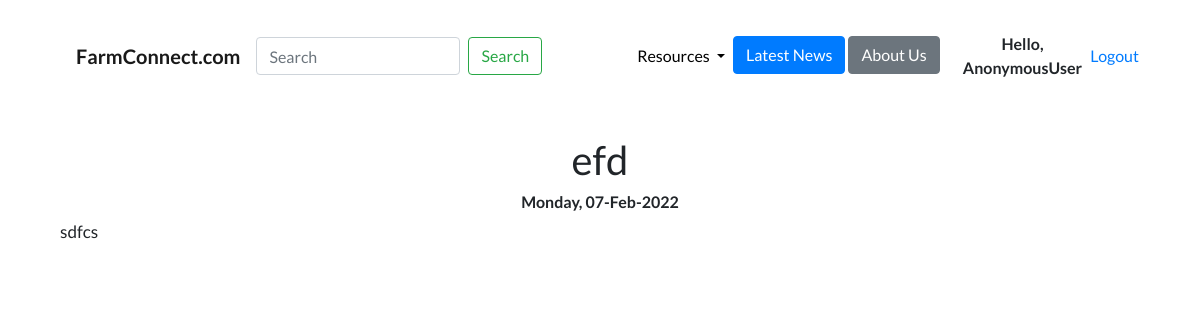
Page /blog/8/ on the committed database.
### blog/models.py (models this page shows, shortened)
class Blog(models.Model):
    title = models.CharField(max_length=200)
    description = models.TextField()
    date = models.DateField()

### blog/views.py (the view)
# urls.py: path('<int:blog_id>/',views.detail,name='detail'),
def detail(request, blog_id):
    blog = get_object_or_404(Blog, pk=blog_id)
    return render(request,'blog/detail.html',{'blog':blog})

### blog/templates/blog/detail.html
{% extends 'portfolio/base.html' %}
{% block content %}
<br><br>
<h1>{{ blog.title }}</h1>
<h6 style="font-weight: bold";>{{ blog.date|date:'l, d-M-Y' }}</h6>
<p class="text-justify clearfix" style="text-align: left; font-size: 1.07em;"> {{blog.description|safe}} </p>
{% endblock %}

### portfolio/static/portfolio/custom.css (style rules this page uses)
body { font-family: 'Lato', sans-serif; }

### rows in the picture
Blog: title "efd", date "Monday, 07-Feb-2022", description "sdfcs"

### other values in the picture
{{ request.user }} "AnonymousUser"
